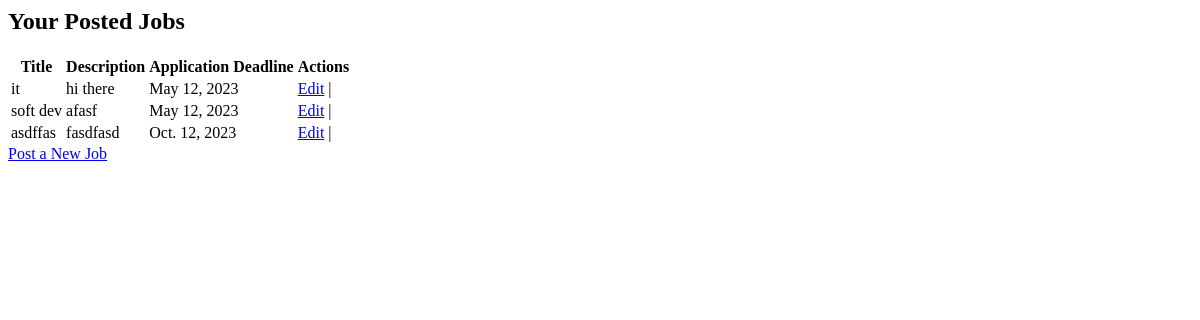
/posted-jobs (signed in), run on an earlier commit of the app's database.
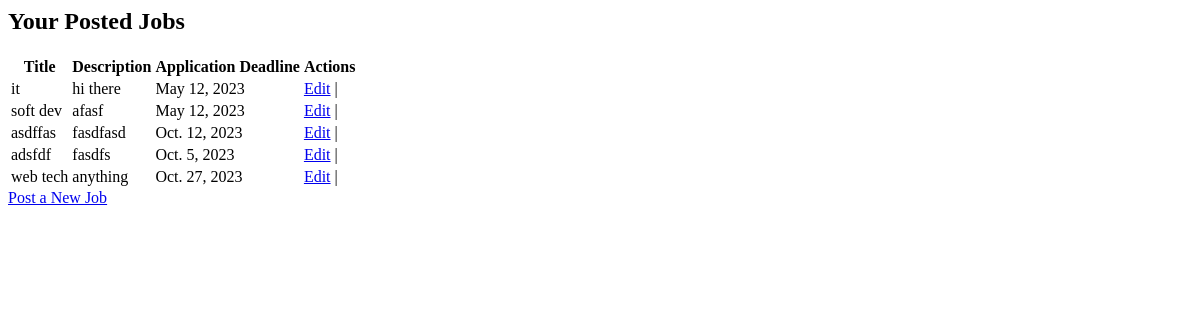
And on a later commit of the database.
### pms/models.py (models this page shows)
class JobPosting(models.Model):
    title = models.CharField(max_length=100)
    description = models.TextField()
    company = models.ForeignKey(CompanyProfile, on_delete=models.CASCADE)
    application_deadline = models.DateField()
    is_active = models.BooleanField(default=True)

### pms/views.py (the view)
# urls.py: path('posted-jobs',views.company_job_postings,name='posted_jobs'),
def company_job_postings(request):
    if request.user.is_company:
        job_postings = JobPosting.objects.filter(company=request.user.companyprofile)
        return render(request, 'pms/company_job_postings.html', {'job_postings': job_postings})
    else:
        return render(request, 'access_denied.html')

### pms/templates/pms/company_job_postings.html
<h2>Your Posted Jobs</h2>
  {% if job_postings %}
    <table class="table">
      <thead>
        <tr>
          <th>Title</th>
          <th>Description</th>
          <th>Application Deadline</th>
          <th>Actions</th>
        </tr>
      </thead>
      <tbody>
        {% for job_posting in job_postings %}
          <tr>
            <td>{{ job_posting.title }}</td>
            <td>{{ job_posting.description }}</td>
            <td>{{ job_posting.application_deadline }}</td>
            <td>
              <a href="{% url 'edit_job_posting' job_posting.id %}">Edit</a> |
            </td>
          </tr>
        {% endfor %}
      </tbody>
    </table>
  {% else %}
    <p>You haven't posted any jobs yet.</p>
  {% endif %}
  <a href="{% url 'post_job' %}" class="btn btn-primary">Post a New Job</a>

What changed in the data, as far as the page shows it:
added JobPosting: title "adsfdf", description "fasdfs", application_deadline "Oct. 5, 2023"
added JobPosting: title "web tech", description "anything", application_deadline "Oct. 27, 2023"
